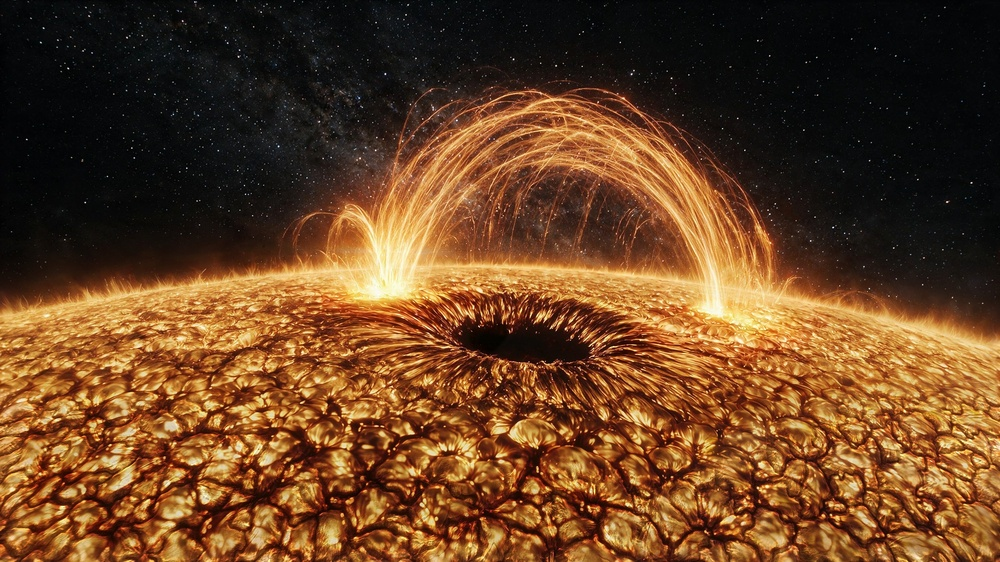
#> input picture assets-src/sun/terrain/film90.jpg, 1000 x 562 px, shrunk from 1920 x 1080 before the run
$ python change.py ../terrain/base90.jpg ../terrain/film90.jpg
#> lines starting #> are read from the running program, lines starting #| are printed output that depends on the picture; after the words box and inside, x2 and y2 are one past the last pixel; in counts of white or black regions, pixels touching at a corner belong together
"""How much the picture changes from one frame to the next with the camera frozen.
usage: python3 assets-src/sun/life/change.py DIR TEXELS.png FIRST LAST [FIRST LAST ...]
DIR holds consecutive draft frames fNNNNN.png drawn with assets-src/sun/life/freeze-90.patch applied
(the camera stands at the pose of frame 90, time runs). TEXELS.png is the texel view of one of them
(frames.ts --diag texels): its green channel marks the ground. Ground: green above one half.
Loops: not ground, and the mean of the frames brighter than 30 of 255 (the arcade and the fringe
against the dark sky). Prints, per run of frames, the mean absolute difference between frame n and
n + 1 in levels of 0 to 255, over the ground, over the loops and over the whole frame, and the same
after a blur of 1.5 px, which leaves out grain and single pixel flicker.
With mask=FILE.png as one more argument the loops mask is written to FILE.png if it is not there and
read from it if it is, so that a before and an after are measured over the same pixels."""
import sys
import numpy as np
import cv2

import os

keep = [a[5:] for a in sys.argv if a.startswith('mask=')]
sys.argv = [a for a in sys.argv if not a.startswith('mask=')]
d = sys.argv[1]
tex = cv2.imread(sys.argv[2])
#> tex is the input picture: shape (562, 1000, 3); mean B, G, R 35, 66.4, 105.1
ground = tex[..., 1] > 127
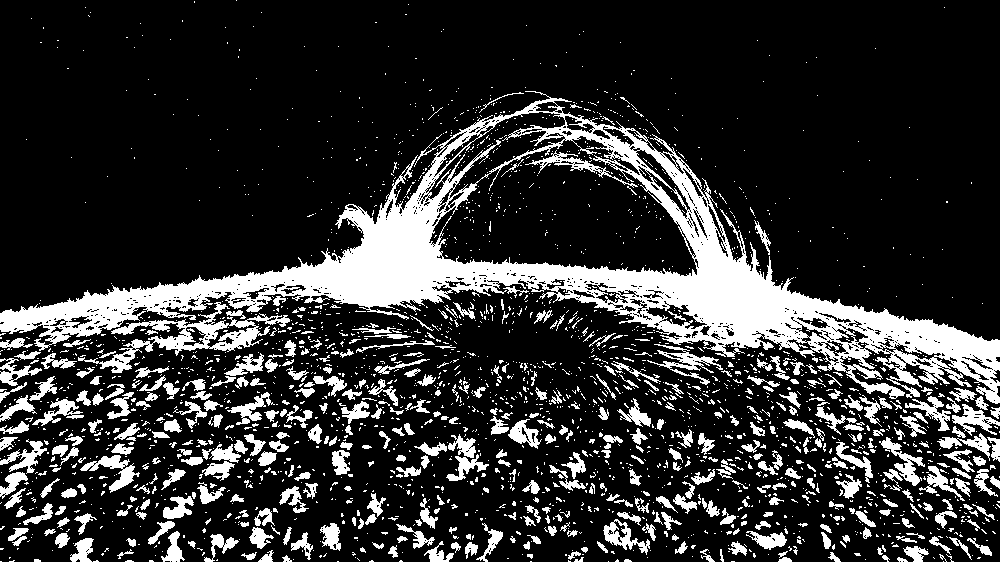
#> ground: shape (562, 1000) bool; 19.6% white; 2526 white regions (2075 under 20 px), largest, box (x1, y1, x2, y2) and area: (0, 91, 1000, 404) 53701, (78, 302, 290, 373) 3242, (647, 344, 723, 385) 767
runs = [(int(sys.argv[i]), int(sys.argv[i + 1])) for i in range(3, len(sys.argv) - 1, 2)]
def read(f):
    im = cv2.imread('%s/f%05d.png' % (d, f))
    if im is None:
        raise SystemExit('no frame %d in %s' % (f, d))
    return im.astype(np.float32)


# first pass: the mean of all frames of the runs marks the loops; second pass: the differences
total = np.zeros(tex.shape[:2], np.float64)
count = 0
for a, b in runs:
    for f in range(a, b + 1):
        total += read(f).mean(-1)
        count += 1
mean = total / count
loops = (~ground) & (mean > 30)
#> loops: shape (562, 1000) bool; every value is 0
if keep and os.path.exists(keep[0]):
    loops = cv2.imread(keep[0], cv2.IMREAD_GRAYSCALE) > 127
elif keep:
    cv2.imwrite(keep[0], loops.astype(np.uint8) * 255)
print('ground pixels %d, loops pixels %d of %d' % (ground.sum(), loops.sum(), ground.size))
#| ground pixels 110292, loops pixels 0 of 562000
print('run\tground\tloops\tall\tground soft\tloops soft')
tot = []
for a, b in runs:
    rows = []
    x = read(a)
    xs = cv2.GaussianBlur(x, (0, 0), 1.5)
    for f in range(a, b):
        y = read(f + 1)
        ys = cv2.GaussianBlur(y, (0, 0), 1.5)
        dd = np.abs(x - y).mean(-1)
        ds = np.abs(xs - ys).mean(-1)
        rows.append((dd[ground].mean(), dd[loops].mean(), dd.mean(), ds[ground].mean(), ds[loops].mean()))
        x, xs = y, ys
    r = np.mean(rows, axis=0)
    tot.append(r)
    print('%d to %d\t%.3f\t%.3f\t%.3f\t%.3f\t%.3f' % (a, b, *r))
r = np.mean(tot, axis=0)
#> (the run stopped early here; a loop or call above may not have finished)
